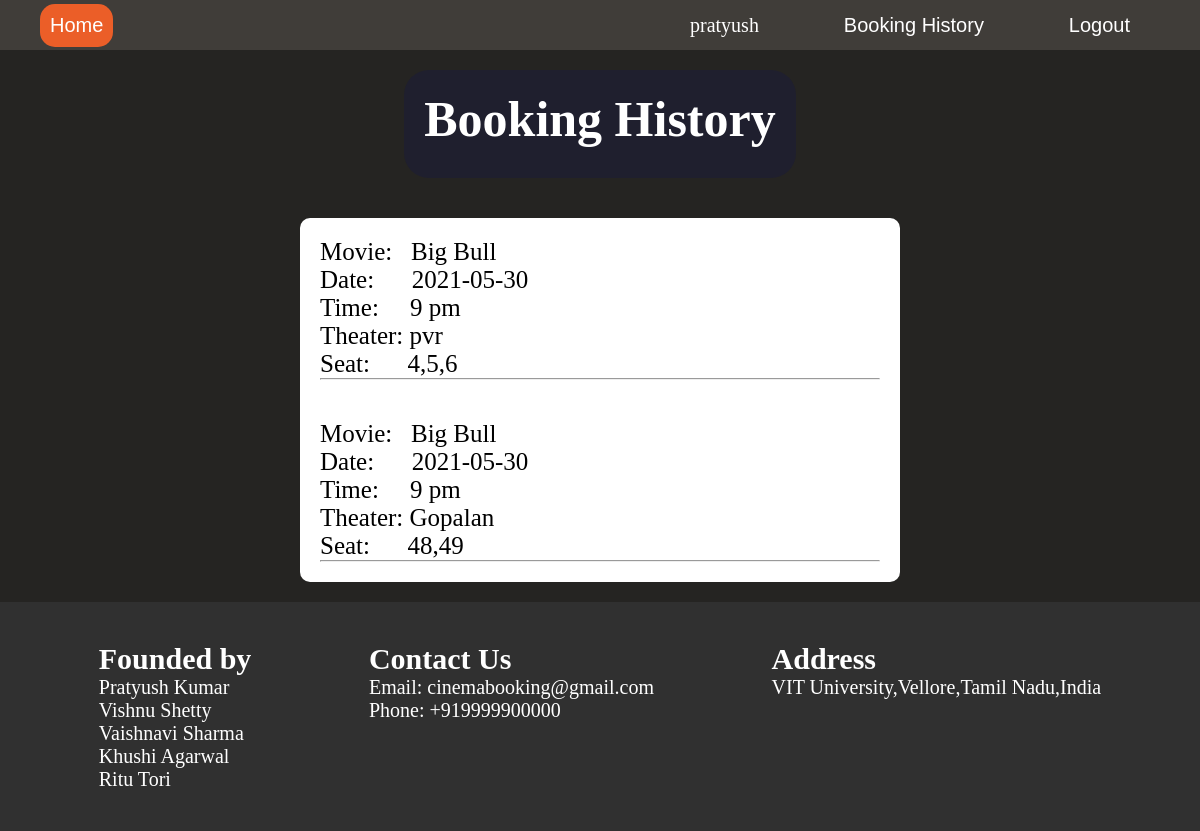
The page /bookinglist.php (signed in) on the database its author committed.
### tables this page shows
CREATE TABLE `bookingdetails` (
  `BookingId` int(255) NOT NULL,
  `UserId` int(255) NOT NULL,
  `ShowId` int(255) NOT NULL,
  `SeatDetails` varchar(255) NOT NULL,
  `TimeofBooking` timestamp(6) NOT NULL DEFAULT current_timestamp(6)
);

CREATE TABLE `movies` (
  `MovieId` int(255) NOT NULL,
  `MovieName` varchar(255) DEFAULT NULL,
  `Genre` varchar(255) DEFAULT NULL,
  `Director` varchar(255) DEFAULT NULL,
  `Description` varchar(500) DEFAULT NULL,
  `Image` varchar(255) DEFAULT NULL,
  `Imdb` int(255) DEFAULT NULL,
  `Trailer` varchar(255) DEFAULT NULL,
  `Duration` int(255) DEFAULT NULL,
  `InDate` date DEFAULT NULL,
  `OutDate` date DEFAULT NULL
);

CREATE TABLE `shows` (
  `ShowId` int(255) NOT NULL,
  `MovieId` int(255) DEFAULT NULL,
  `TheaterId` int(255) DEFAULT NULL,
  `Times` varchar(255) DEFAULT NULL,
  `Dates` date DEFAULT NULL,
  `Seats` int(255) DEFAULT NULL,
  `Price` int(255) DEFAULT NULL
);

CREATE TABLE `theater` (
  `TheaterId` int(255) NOT NULL,
  `TheaterName` varchar(255) DEFAULT NULL,
  `Seats` int(255) DEFAULT NULL
);

### bookinglist.php (the view, shortened to what this page needs)
<?php include_once ('db.php');
$Id1=$db->query("select * from users where username='". $_SESSION['username']."';");
$u1=$Id1->fetch_object();
$UserId=$u1->UserId;
$Id2=$db->query("select * from bookingdetails where UserId='". $UserId."'ORDER BY TimeofBooking DESC;");
?>
<div class="overall-background">
    <?php include 'header1.php'; ?>
    <center><div class="movie-details">
        <div class="movie-title">
        Booking History
        </div>
    </div></center>
<div class="booking-list">
<?php
while ($u2=$Id2->fetch_object()) {
    ?>
    <div class="booking-item">
    <?php
    $seats=$u2->SeatDetails;
    $ShowId=$u2->ShowId;
    $Id3=$db->query("select * from shows where ShowId='".$ShowId."';");
    $u3=$Id3->fetch_object();
    $MovieId=$u3->MovieId;
    $TheaterId=$u3->TheaterId;
    $time=$u3->Times;
    $date=$u3->Dates;
    $Id5=$db->query("select * from theater where TheaterId='". $TheaterId."';");
    $u5=$Id5->fetch_object();
    $Theatername=$u5->TheaterName;
    $Id4=$db->query("select * from movies where MovieId='". $MovieId."';");
    $u4=$Id4->fetch_object();
    $MovieName=$u4->MovieName;
    ?>
        Movie: &nbsp;&nbsp;<?php echo $MovieName;?>
        <br>
        Date: &nbsp;&nbsp;&nbsp;&nbsp;&nbsp;<?php echo $date;?>
        <br>
        Time: &nbsp;&nbsp;&nbsp;&nbsp;<?php echo $time;?> pm
        <br>
        Theater:&nbsp;<?php echo $Theatername;?>
        <br>
        Seat:&nbsp;&nbsp;&nbsp;&nbsp;&nbsp;&nbsp;<?php echo $seats;?>
        <?php echo "<br/>";?>
        <hr>
    </div>
    <?php
}
?>
</div>
    <?php include 'footer.php'; ?>
</div>

### bookinglist.php (style rules this page uses)
* { margin: 0; padding: 0; box-sizing: border-box; }
.movie-details { padding: 20px; background-color: #1f1f2e; color: white; margin: 20px; display: inline-block; border-radius: 25px; }
.movie-details .movie-title { font-weight: 600; font-size: 50px; margin-bottom: 10px }
.booking-list { display: flex; flex-direction: column; background-color: white; border-radius: 10px; width: 50%; margin: 20px auto; }
.booking-item { padding: 20px; font-size: 25px; }

### header1.php (style rules this page uses)
.overall-background { background-color:#252422; }

### rows shown on the page
bookingdetails: movies.MovieName "Big Bull", ShowId.Dates "2021-05-30", ShowId.Times "9", theater.TheaterName "pvr", SeatDetails "4,5,6"
bookingdetails: movies.MovieName "Big Bull", ShowId.Dates "2021-05-30", ShowId.Times "9", theater.TheaterName "Gopalan", SeatDetails "48,49"

### other values the page prints
$_SESSION['username'] "pratyush"
